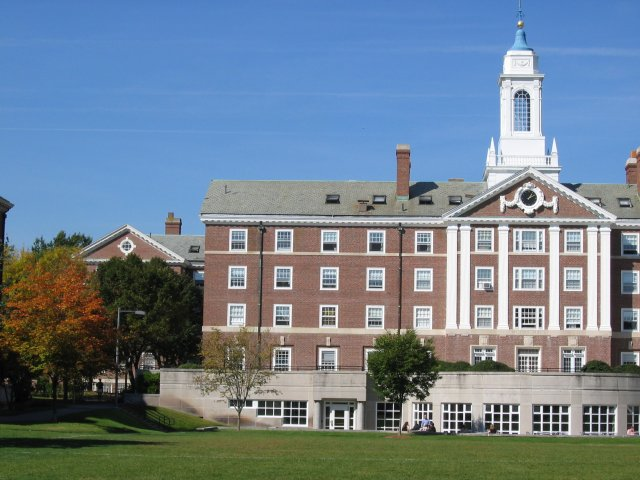
%> input picture HW/assgn2/data/quad_left.jpg, 640 x 480 px
$ octave main.m   (GNU Octave 9; MATLAB toolbox functions it lacks are replaced by stand-ins)
%> lines starting %> are read from the running program, lines starting %| are printed output that depends on the picture
%> further down, im1 is the input picture: size 480x640x3 uint8; mean R, G, B 111.7, 128.4, 142.6
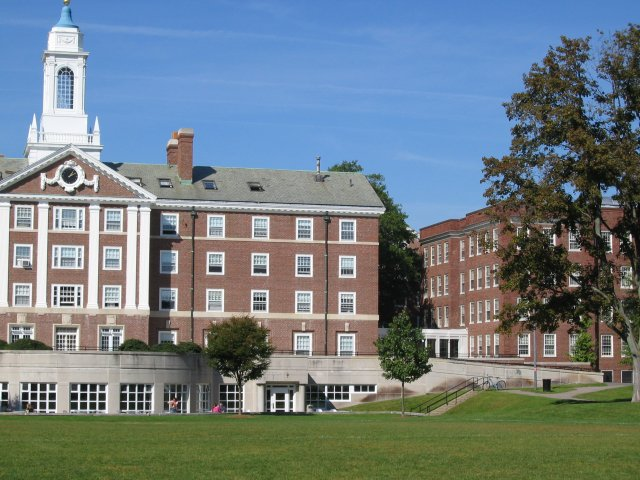
%> input picture HW/assgn2/data/quad_middle.jpg, 640 x 480 px
%> further down, im2 is the input picture: size 480x640x3 uint8; mean R, G, B 112.5, 125.6, 131.1
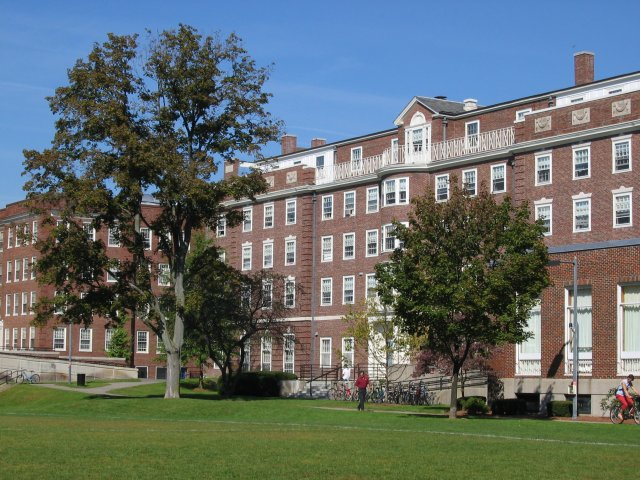
%> input picture HW/assgn2/data/quad_right.jpg, 640 x 480 px
%> further down, im3 is the input picture: size 480x640x3 uint8; mean R, G, B 100.4, 109.2, 107.1
### HW/assgn2/ransacH.m
function H = ransacH(X1, X2)
% Question 4(a)
% Homography that maps inlying subset of points in X1 to points in X2. Inputs
% X1, X2 are Nx2 arrays of inhomgeneous image coordinates. Output is
% an invertible 3x3 matrix. Requires functions getT() and get(H).

% check input
if ((~ismatrix(X1)) || (~ismatrix(X2)) || ~isempty(find(size(X1) ~= size(X2), 1))...
		|| (size(X1, 2) ~= 2) || (size(X1, 1) == 0))
	error('Input must be two Nx2 matrices.');
end

% replace the next line with your own code
% code here
N = size(X1,1);
num_iter = 300; % number of RANSAC iterations
inlier_threshold = 20; % threshold for inlier set of each line
num_inliers = 0;
for i=1:num_iter
    randidx = randperm(N);
    selected_X1 = X1(randidx(1:4),:);
    selected_X2 = X2(randidx(1:4),:);
    H = getH(selected_X1,selected_X2);
    other_X1 = X1(randidx(5:end),:);
    other_X2 = X2(randidx(5:end),:);
    predicted_X2 = H*[other_X1'; ones(1,N-4)];
    eps = cross([other_X2'; ones(1,N-4)],predicted_X2);
    eps_norm = sqrt(sum(eps.^2,1));
    tmp_num_inliers = sum(abs(eps_norm)<inlier_threshold);
    if(tmp_num_inliers>num_inliers)
        num_inliers = tmp_num_inliers;
        inliers_X1  = [selected_X1;other_X1(abs(eps_norm)<inlier_threshold,:)];
        inliers_X2  = [selected_X2;other_X2(abs(eps_norm)<inlier_threshold,:)];
    end
end
H = getH(inliers_X1,inliers_X2);
end % end function ransacH

### HW/assgn2/applyH2.m
function Iout = applyH2(I1,I2,I3,H12,H32)
% Question 3(a)
% Create a panoramic image from images I1, I2, and I3 using 3x3 invertible matrices H12 and H32.
[m1,n1,c1] = size(I1);
%> m1 = 480; n1 = 640; c1 = 3
corners = [1,1,1;1,m1,1;n1,1,1;n1,m1,1]';
%> corners = [1 1 640 640; 1 480 1 480; 1 1 1 1]
limits = H12*corners;
limits = limits./repmat(limits(3,:),3,1);
xmin_1 = floor(min(limits(1,:)));xmax_1 = ceil(max(limits(1,:)));
ymin_1 = floor(min(limits(2,:)));ymax_1 = ceil(max(limits(2,:)));
num_x_pts_1 = xmax_1-xmin_1+1;
num_y_pts_1 = ymax_1-ymin_1+1;
% create regularly-spaced grid of (x,y)-pixel coordinates
[x,y]=meshgrid(linspace(xmin_1,xmax_1,num_x_pts_1), linspace(ymin_1,ymax_1,num_y_pts_1));
% reshape them so that a homography can be applied to all points in parallel
X=[x(:) y(:)];
% [Apply a homography to homogeneous coordinates corresponding to ¡®X¡¯. ] %
x1_prime = [X';ones(1,num_x_pts_1*num_y_pts_1)];
x12 = inv(H12)*x1_prime;
% [Compute inhomogeneous coordinates of mapped points. ] %
% [Save result in Nx2 matrix named ¡®Xh¡¯. ] %
Xh = (x12./repmat(x12(3,:),3,1))';
Iout12 = zeros(num_y_pts_1,num_x_pts_1,c1);
for i=1:c1
% interpolate I to get intensity values at image points ¡®Xh¡¯
Ih=interp2(double(I1(:,:,i)),Xh(:,1),Xh(:,2),'linear');
% reshape intensity vector into image with correct height and width
Ih=reshape(Ih,[num_y_pts_1,num_x_pts_1]);
% Points in ¡®Xh¡¯ that are outside the boundaries of the image are assigned
% value ¡®NaN¡¯, which means ¡®not a number¡¯. The final step is to
% set the intensities at these points to zero.
Ih(isnan(Ih))=0;
Iout12(:,:,i) = Ih;
end
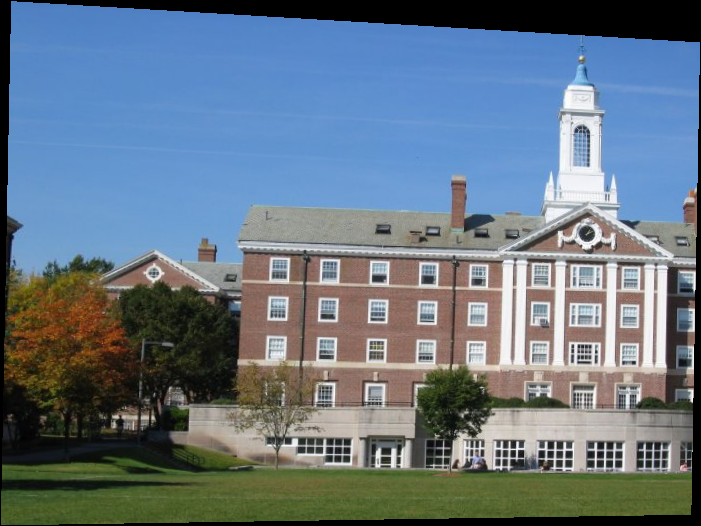
%> Iout12: size 526x701x3 double; mean R, G, B 102.6, 118.4, 131.7


[m3,n3,c3] = size(I3);
corners = [1,1,1;1,m3,1;n3,1,1;n3,m3,1]';
limits = H32*corners;
limits = limits./repmat(limits(3,:),3,1);
xmin_3 = floor(min(limits(1,:)));xmax_3 = ceil(max(limits(1,:)));
ymin_3 = floor(min(limits(2,:)));ymax_3 = ceil(max(limits(2,:)));
num_x_pts_3 = xmax_3-xmin_3+1;
num_y_pts_3 = ymax_3-ymin_3+1;
% create regularly-spaced grid of (x,y)-pixel coordinates
[x,y]=meshgrid(linspace(xmin_3,xmax_3,num_x_pts_3), linspace(ymin_3,ymax_3,num_y_pts_3));
% reshape them so that a homography can be applied to all points in parallel
X=[x(:) y(:)];
% [Apply a homography to homogeneous coordinates corresponding to ¡®X¡¯. ] %
x3_prime = [X';ones(1,num_x_pts_3*num_y_pts_3)];
x32 = inv(H32)*x3_prime;
% [Compute inhomogeneous coordinates of mapped points. ] %
% [Save result in Nx2 matrix named ¡®Xh¡¯. ] %
Xh = (x32./repmat(x32(3,:),3,1))';
Iout32 = zeros(num_y_pts_3,num_x_pts_3,c3);
for i=1:c3
% interpolate I to get intensity values at image points ¡®Xh¡¯
Ih=interp2(double(I3(:,:,i)),Xh(:,1),Xh(:,2),'linear');
% reshape intensity vector into image with correct height and width
Ih=reshape(Ih,[num_y_pts_3,num_x_pts_3]);
% Points in ¡®Xh¡¯ that are outside the boundaries of the image are assigned
% value ¡®NaN¡¯, which means ¡®not a number¡¯. The final step is to
% set the intensities at these points to zero.
Ih(isnan(Ih))=0;
Iout32(:,:,i) = Ih;
end
%> Ih: size 519x686 double
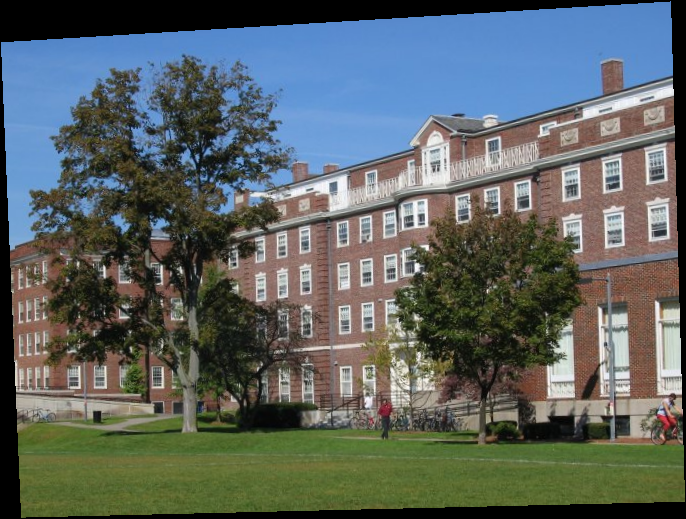
%> Iout32: size 519x686x3 double; mean R, G, B 92.3, 100.3, 98.7

% [6 lines of commented-out code are left out]

[m2,n2,c2] = size(I2);
[x,y]=meshgrid(1:n2, 1:m2);
% reshape them so that a homography can be applied to all points in parallel
X=[x(:) y(:)];
x2_prime = [X';ones(1,n2*m2)];

xmin_2 = 1;xmax_2 = n2;
ymin_2 = 1;ymax_2 = m2;
xmin_all = min([xmin_1,xmin_2,xmin_3]);
xmax_all = max([xmax_1,xmax_2,xmax_3]);
ymin_all = min([ymin_1,ymin_2,ymin_3]);
ymax_all = max([ymax_1,ymax_2,ymax_3]);
mask_left = x1_prime(1,:)<=min(xmax_1,xmin_2)|(x1_prime(1,:)>min(xmax_1,xmin_2)&(x1_prime(2,:)>max(x2_prime(2,x2_prime(1,:)>=min(xmax_1,xmin_2)...
            &x2_prime(1,:)<=max(xmax_1,xmin_2))))|(x1_prime(2,:)<min(x2_prime(2,x2_prime(1,:)>=min(xmax_1,xmin_2)...
            &x2_prime(1,:)<=max(xmax_1,xmin_2)))));
mask_right = x3_prime(1,:)>=max(xmin_3,xmax_2)|(x3_prime(1,:)<max(xmin_3,xmax_2)&(x3_prime(2,:)>max(x2_prime(2,x2_prime(1,:)>=min(xmin_3,xmax_2)...
            &x2_prime(1,:)<=max(xmin_3,xmax_2))))|(x3_prime(2,:)<min(x2_prime(2,x2_prime(1,:)>=min(xmin_3,xmax_2)...
            &x2_prime(1,:)<=max(xmin_3,xmax_2)))));
mask_left = reshape(mask_left,num_y_pts_1,num_x_pts_1);
mask_right = reshape(mask_right,num_y_pts_3,num_x_pts_3);
I_final = zeros(ymax_all-ymin_all+1,xmax_all-xmin_all+1,3);
for i=1:c2
I_tmp = zeros(ymax_all-ymin_all+1,xmax_all-xmin_all+1);
ind1 = sub2ind([ymax_all-ymin_all+1,xmax_all-xmin_all+1], x1_prime(2,mask_left)-ymin_all+1, x1_prime(1,mask_left)-xmin_1+1);
ind2 = sub2ind([ymax_all-ymin_all+1,xmax_all-xmin_all+1], x2_prime(2,:)-ymin_all+1, x2_prime(1,:)-xmin_1+1);
ind3 = sub2ind([ymax_all-ymin_all+1,xmax_all-xmin_all+1], x3_prime(2,mask_right)-ymin_all+1, x3_prime(1,mask_right)-xmin_1+1);
Iout12_tmp = Iout12(:,:,i);
I2_tmp = I2(:,:,i);
Iout32_tmp = Iout32(:,:,i);
I_tmp(ind1)=Iout12_tmp(mask_left);
I_tmp(ind2)=I2_tmp;
I_tmp(ind3)=Iout32_tmp(mask_right);
I_final(:,:,i) = I_tmp;
end
%> this loop made 3 passes
%> pass 1, in applyH2, `I2_tmp = I2(:,:,i);`:
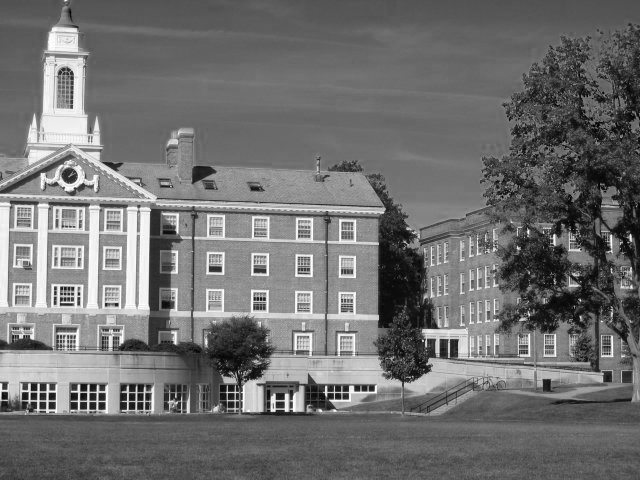
%> I2_tmp: size 480x640 uint8; min 0, max 255, mean 112.5
%> after the loop:
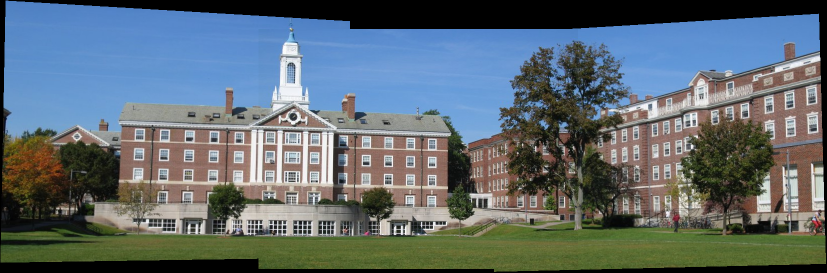
%> I_final: size 545x1653x3 double (shown at 1/2 size); mean R, G, B 95.9, 108, 114
%> after the loop:
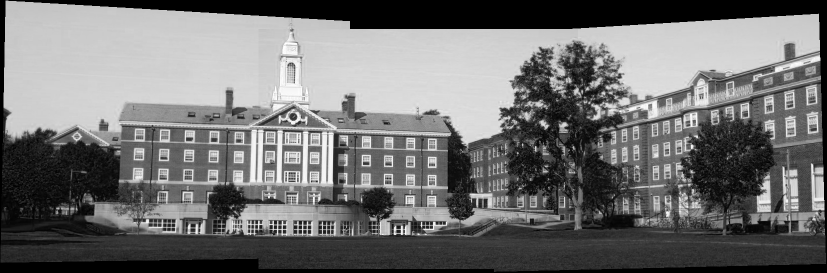
%> I_tmp: size 545x1653 double (shown at 1/2 size); min 0, max 255, mean 114
Iout = uint8(I_final);
end % end function applyH2

### HW/assgn2/getH.m
function H = getH(X1, X2)
% Question 2(a)
% Homography that maps points in X1 to points in X2. Inputs
% X1, X2 are Nx2 arrays of inhomgeneous image coordinates. Output is
% an invertible 3x3 matrix. Requires function getT().

% check input
if ((~ismatrix(X1)) || (~ismatrix(X2)) || ~isempty(find(size(X1) ~= size(X2), 1))...
		|| (size(X1, 2) ~= 2) || (size(X1, 1) == 0))
	error('Input must be two Nx2 matrices.');
end
N = size(X1,1);
T1 = getT(X1);
T2 = getT(X2);
X1n = (T1*[X1'; ones(1,N)])';
X2n = (T2*[X2'; ones(1,N)])';
wixi = repmat(X2n(:,3),1,3).* X1n;
yixi = repmat(X2n(:,2),1,3).* X1n;
xixi = repmat(X2n(:,1),1,3).* X1n;
A = [zeros(N,3),-wixi,yixi;wixi,zeros(N,3),-xixi];
[U,D,V] = svd(A);
V_last = V(:,end);
H_tilde = [V_last(1:3)';V_last(4:6)';V_last(7:9)'];
% replace the next line with your own code
H = inv(T2)*H_tilde*T1;
end % end function getH

### HW/assgn2/getT.m
function T = getT(X)
% Question 1(b)
% Similarity matrix T that normalizes a set of 2D points. Input
% X is an Nx2 array of inhomgeneous image coordinates. Output is
% an invertible 3x3 matrix.

% check input
if ((~ismatrix(X)) || (size(X, 2) ~= 2) || (size(X, 1) == 0))
	error('Input must be an Nx2 array.');
end
N = size(X,1);
x = X(:,1);
y = X(:,2);
sum_X = sum(X,1);
sum_x = sum_X(1);
sum_y = sum_X(2);
part1 = sum(sqrt((1-N*x/sum_x).^2 + (sum_y/sum_x)^2*(1-N*y/sum_y).^2));
part2 = N*sqrt(2)*(sum_x+sum_y)/sum_x;
tx = N*sqrt(2)/(part1 -part2);
ty = tx*sum_y/sum_x;
s = -N*tx/sum_x;

% replace the next line with your own code
T = [s,0,tx;0,s,ty;0,0,1];

end % end function getT

### HW/assgn2/main.m
% [11 lines of commented-out code are left out]

%%
% [18 lines of commented-out code are left out]

%%
% % read images, convert to grayscale with single precision
% %  (doing it in color requires a little extra work; try it only after you get the grayscale version working)
% % im1=single(rgb2gray(imread(fullfile('.','data','quad_left.jpg'))));
% % im2=single(rgb2gray(imread(fullfile('.','data','quad_middle.jpg'))));
% % im3=single(rgb2gray(imread(fullfile('.','data','quad_right.jpg'))));
% im1=single(imread(fullfile('.','data','quad_left.jpg')));
% im2=single(imread(fullfile('.','data','quad_middle.jpg')));
% im3=single(imread(fullfile('.','data','quad_right.jpg')));
% % figure;
% % imshow(im2,[]);
% % impixelinfo;
%
% % here, type in the coordinates of your manually-identified pixels, using the following variables:
% %  X12: Nx2 array of points in quad_left that match points in quad_middle
% %  X21: Nx2 array of points in quad_middle that match points in quad_left
% %  X23: Mx2 array of points in quad_middle that match points in quad_right
% %  X32: Mx2 array of points in quad_right that match points in quad_middle
% X12 = [514,268;514,291;545,268;545,291];
% X21 = [53,246;53,269;84,246;84,269];
% X23 = [545,335;544,357;556,335;556,357];
% X32 = [81,329;80,352;92,329;92,352];
%
% % compute and display the panoramic result
% figure;
% imout = applyH2(im1,im2,im3,getH(X12,X21),getH(X32,X23));
% imshow(imout,[]);

%%
% read images, convert to grayscale with single precision
%  (doing it in color requires a little extra work; try it only after you get the grayscale version working)
im1=imread(fullfile('.','data','quad_left.jpg'));
im2=imread(fullfile('.','data','quad_middle.jpg'));
im3=imread(fullfile('.','data','quad_right.jpg'));

% load (noisy) correspondences. These are the variables:
%  X12: points in quad_left that match points in quad_middle
%  X21: points in quad_middle that match points in quad_left
%  X23: points in quad_middle that match points in quad_right
%  X32: points in quad_right that match points in quad_middle
load(fullfile('.','data','quad_points.mat'));

% compute and display the panoramic result
%figure;
imout = applyH2(im1,im2,im3,ransacH(X12,X21),ransacH(X32,X23));
imshow(imout,[]);
